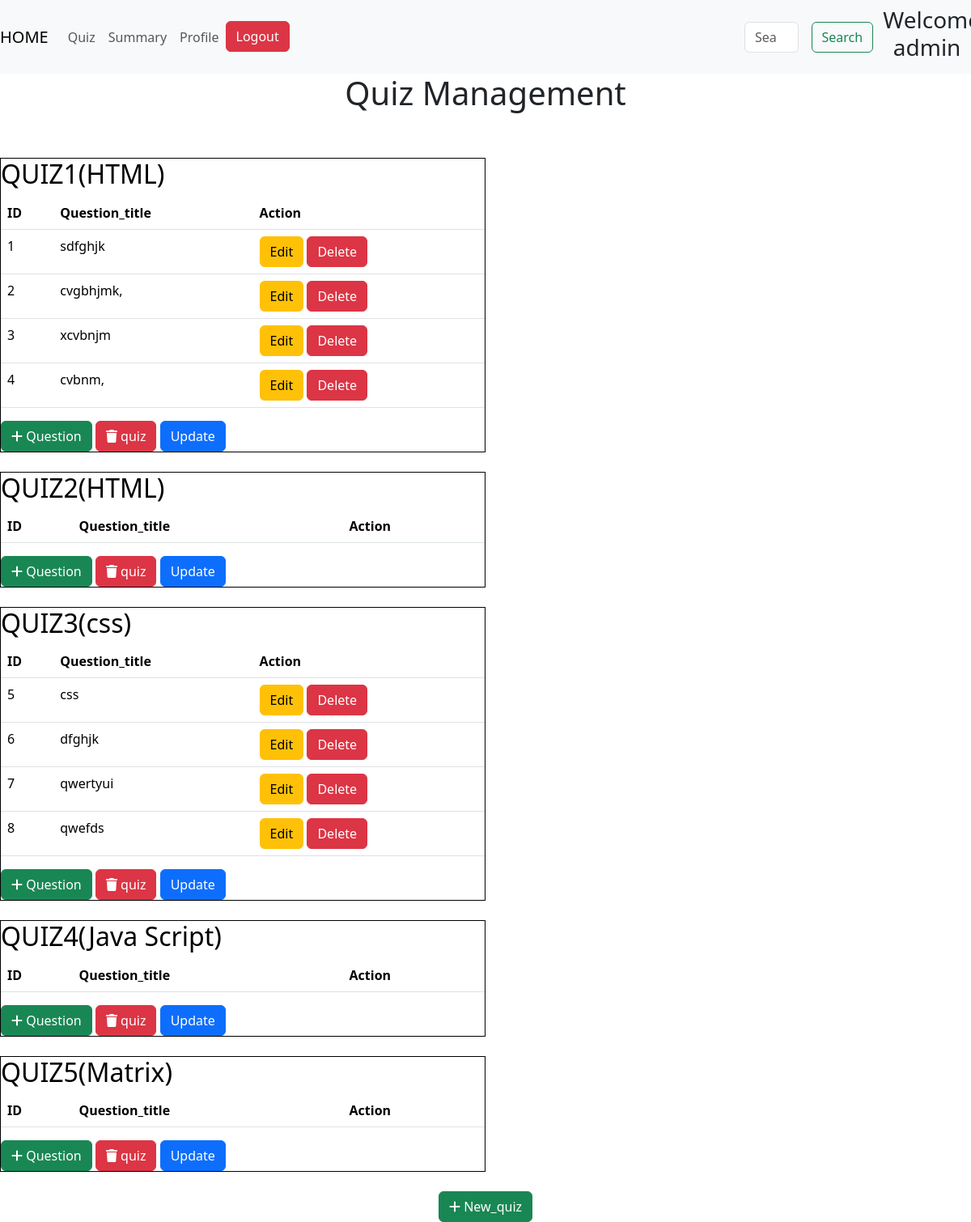
Page /quizz on the earlier database version.
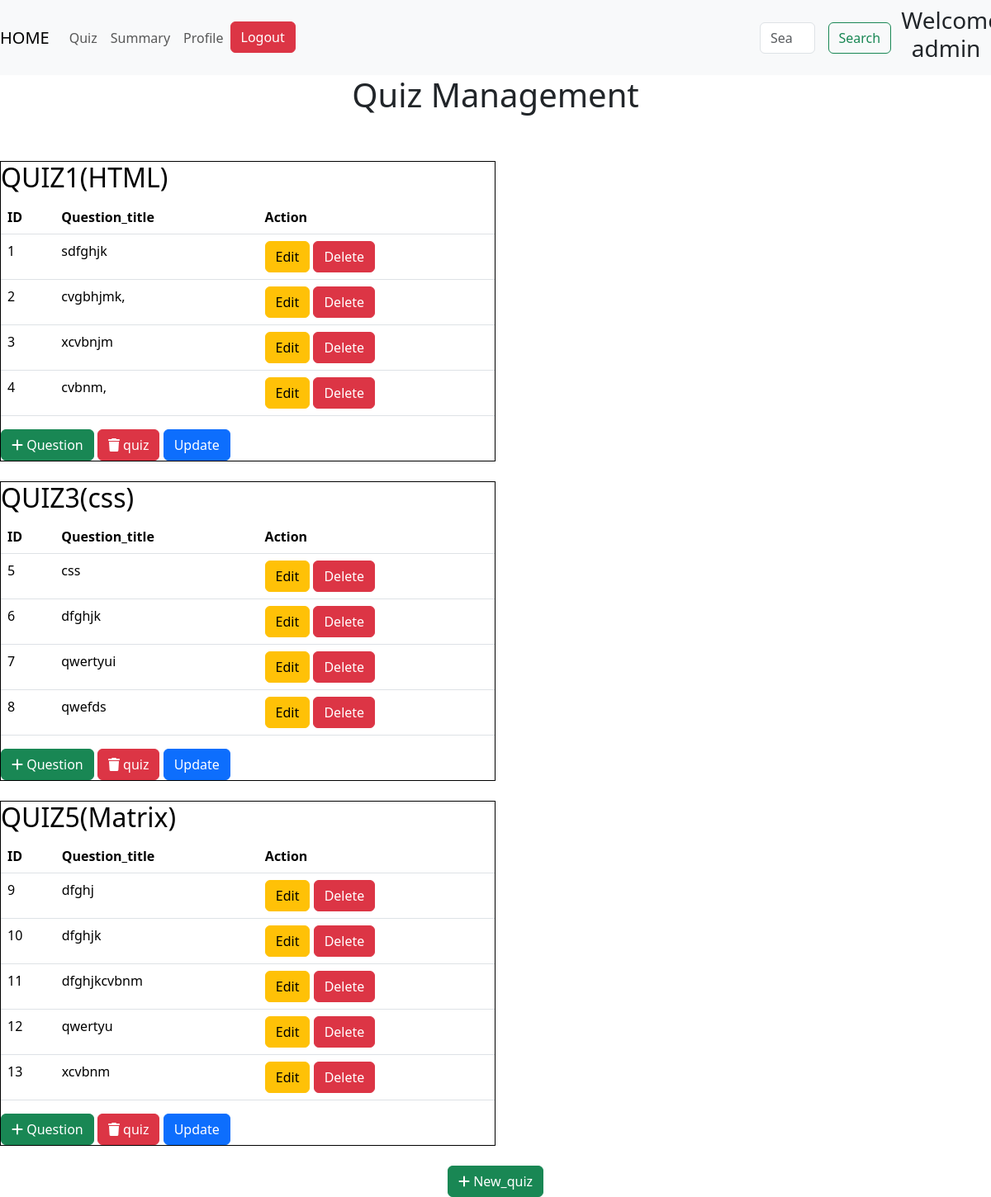
Same page on the later database version.
### models.py (models this page shows)
class Quiz(db.Model):
    id =db.Column(db.Integer, primary_key=True, autoincrement=True)
    chapter_id=db.Column(db.Integer, db.ForeignKey('chapter.id', name='FK_quiz_chapter_id'), nullable=False)
    date_of_quiz=db.Column(db.Date, nullable=False)
    time_duration= db.Column(db.Integer, nullable=False)
    no_of_questions=db.Column(db.Integer, nullable=True)
    notes=db.Column(db.String(50), nullable=True)
    questions=db.relationship('Question', backref='quiz', lazy=True)
    score=db.relationship('Scores', backref='quiz', lazy=True)

class Chapter(db.Model):
    id =db.Column(db.Integer, primary_key=True, autoincrement=True)
    subject_id=db.Column(db.Integer, db.ForeignKey('subject.id', name='FK_chapter_subject_id'), nullable=False)
    name=db.Column(db.String(50), nullable=False)
    description=db.Column(db.String(100), nullable=True)
    quizs=db.relationship('Quiz', backref='chapter', lazy=True)

class Question(db.Model):
    id =db.Column(db.Integer, primary_key=True, autoincrement=True)
    quiz_id=db.Column(db.Integer, db.ForeignKey('quiz.id', name='FK_question_quiz_id'), nullable=False)
    question_title=db.Column(db.String(200), nullable=False)
    question_text=db.Column(db.String(200), nullable=False)
    option1=db.Column(db.String(100), nullable=False)
    option2=db.Column(db.String(100), nullable=False)
    option3=db.Column(db.String(100), nullable=False)
    option4=db.Column(db.String(100), nullable=False)
    correct_option=db.Column(db.Integer, nullable=False)

### routes.py (the view)
@app.route('/quizz',methods=['GET','POST'])
def quizz():
    chapters = Chapter.query.all()
    quizzes=Quiz.query.all()
    return render_template('quiz_management.html', quizzes=quizzes, chapters=chapters)

### templates/quiz_management.html (shortened to what this page needs)
<!DOCTYPE html>
<html lang="en">
<head>
    <link href="https://cdn.jsdelivr.net/npm/bootstrap@5.3.2/dist/css/bootstrap.min.css" rel="stylesheet">
    <link rel="stylesheet" href="https://cdnjs.cloudflare.com/ajax/libs/aos/2.3.4/aos.css">
    <link rel="stylesheet" href="https://cdnjs.cloudflare.com/ajax/libs/font-awesome/6.7.2/css/all.min.css">
    <link href="https://cdn.jsdelivr.net/npm/bootstrap@5.3.3/dist/css/bootstrap.min.css" rel="stylesheet">
</head>
<body>
    <nav class="navbar navbar-expand-lg navbar-light bg-light">
        <a class="navbar-brand" href="/admin">HOME</a>
        <div class="collapse navbar-collapse" id="navbarSupportedContent">
          <ul class="navbar-nav mr-auto">
            <li class="nav-item active">
              <a class="nav-link" href="#">Quiz <span class="sr-only">(current)</span></a>
            </li>
            <li class="nav-item">
              <a class="nav-link" href="#">Summary</a>
            </li>
            <li class="nav-item">
              <a class="nav-link" href="{{ url_for('profile') }}">Profile</a>
            </li>
            <li class="nav_item">
                <a href="/login" class="btn btn-danger">Logout</a>
            </li>
          </ul>
          <form class="form-inline my-2 my-lg-0" style="display: flex; margin-left:50%;">
            <input class="form-control mr-sm-2" type="search" placeholder="Search" aria-label="Search">
            <button class="btn btn-outline-success my-2 my-sm-0" type="submit" style="margin-left: 1rem;">Search</button>
          </form>
          <div>
            <h3 style="padding-left: 10%; text-align:center">Welcome admin</h3>
          </div>
        </div>
      </nav>
       <h1 style="text-align: center;">Quiz Management</h1>
       <br>
       <br>
       {% if quizzes %}
       {% for quiz in quizzes %}
       <div style="display:inline-block; width:50%; border:1px solid black;">
        <h2 >
          {% set chapter = chapters|selectattr('id', 'equalto', quiz.chapter_id)|list|first %}
          <a href= "{{ url_for('quiz_details', quiz_id=quiz.id) }}" style="text-decoration: none; color:black;">QUIZ{{ quiz.id }}({{ chapter.name }})</a>
        </h2>
        <table class="table">
          <thead>
            <tr>
              <th>ID</th>
              <th>Question_title</th>
              <th>Action</th>
            </tr>
          </thead>
          <tbody>
            {% for question in quiz.questions %}
            <tr>
              <td>{{ question.id }}</td>
              <td>{{ question.question_title }}</td>
              <td>
                <a href="/question/edit/{{ question.id }}" class="btn btn-warning">Edit</a>
                <a href="/question/delete/{{ question.id }}" class="btn btn-danger">Delete</a>
              </td>
            </tr>
            {% endfor %}
          </tbody>
        </table>
        <a href="/question/add/{{ quiz.id }}" class="btn btn-success">
          <i class="fas fa-add"></i>
          Question
        </a>
        <a href="/quiz/delete/{{ quiz.id }}" class="btn btn-danger">
          <i class=" fa-solid fa-trash"></i>
          quiz
        </a>
        <a href="/quiz/update/{{ quiz.id }}" class="btn btn-primary"> Update</a>
       </div>
       <br>
       <br>
       {% endfor %}
       {% else %}
       <h3> No Quiz found.Add quiz to start <h3>
       {% endif %}
       <div style="text-align: center;">
        <a href="{{ url_for('new_quiz') }}" class="btn btn-success">
          <i class="fas fa-add"></i>
          New_quiz
        </a>
       </div>
</body>
</html>

Differences in the rows shown:
removed Quiz: id "2", {{ chapter.name }} "HTML"
removed Quiz: id "4"
removed Chapter: name "Java Script"
added Question: id "9", question_title "dfghj", shown under Quiz id 5
added Question: id "10", question_title "dfghjk", shown under Quiz id 5
added Question: id "11", question_title "dfghjkcvbnm", shown under Quiz id 5
added Question: id "12", question_title "qwertyu", shown under Quiz id 5
added Question: id "13", question_title "xcvbnm", shown under Quiz id 5
